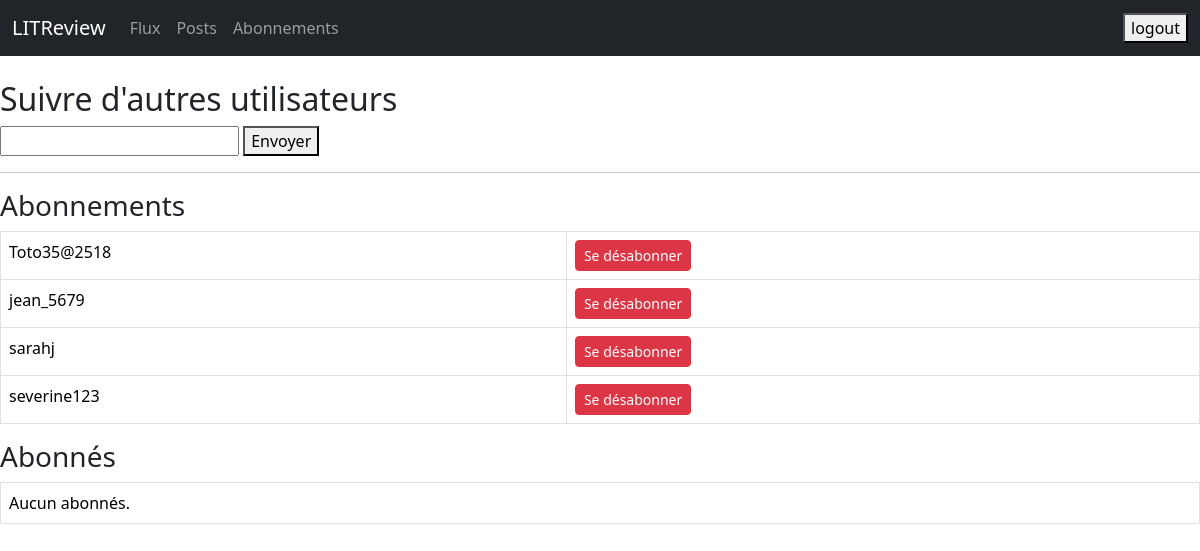
The page /reviews/abonnements/ (signed in) on the database as committed earlier.
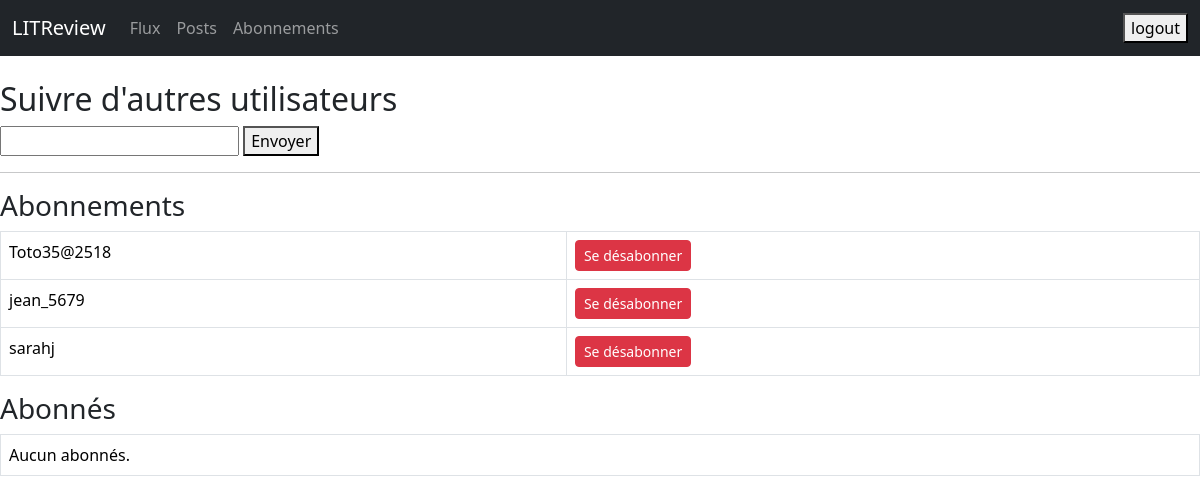
The same page on the database as committed later.
### reviews/models.py (models this page shows)
class UserFollows(models.Model):
    user = models.ForeignKey(
        to=settings.AUTH_USER_MODEL,
        related_name='following',
        on_delete=models.CASCADE
    )
    followed_user = models.ForeignKey(
        to=settings.AUTH_USER_MODEL,
        related_name='followers',
        on_delete=models.CASCADE
    )
    class Meta:
        unique_together = ('user', 'followed_user', )

### reviews/views.py (the view, shortened to what this page needs)
# urls.py: path('abonnements/', views.subscriptions, name='abonnements'),
@login_required
def subscriptions(request):
    message = ""
    abonnements = request.user.following.select_related('followed_user')
    abonnés = request.user.followers.select_related('user')
    return render(request, 'reviews/subscriptions.html', {
        'abonnements': abonnements,
        'abonnes': abonnés,
        'message': message,
    })

### templates/reviews/subscriptions.html (shortened to what this page needs)
<!DOCTYPE html>
<html lang="fr">
<head>
    <link href="https://cdn.jsdelivr.net/npm/bootstrap@5.3.3/dist/css/bootstrap.min.css" rel="stylesheet">
</head>
<body>
<nav class="navbar navbar-expand-lg navbar-dark bg-dark mb-4">
    <div class="container-fluid">
        <a class="navbar-brand" href="{% url 'login' %}">LITReview</a>
        <div class="collapse navbar-collapse">
            <ul class="navbar-nav me-auto">
                <li class="nav-item"><a class="nav-link" href="{% url 'flux' %}">Flux</a></li>
                <li class="nav-item"><a class="nav-link" href="{% url 'posts' %}">Posts</a></li>
                <li class="nav-item"><a class="nav-link" href="{% url 'abonnements' %}">Abonnements</a></li>
            </ul>
            <form method="post" action="{% url 'logout' %}">
                <button type="submit">logout</button>
            </form>
        </div>
    </div>
</nav>
<div class="form-container">
<h2>Suivre d'autres utilisateurs</h2>
    <form method="post">
        <input type="text" name="username" id="username" required>
        <button type="submit">Envoyer</button>
    </form>
    <hr>
    <h3>Abonnements</h3>
    <table class="table table-bordered">
        {% for follow in abonnements %}
        <tr>
            <td>{{ follow.followed_user.username }}</td>
            <td>
                <form method="post" style="display:inline;">
                    <button type="submit" class="btn btn-sm btn-danger">Se désabonner</button>
                </form>
            </td>
        </tr>
        {% empty %}
        <tr><td colspan="2">Aucun abonnement.</td></tr>
        {% endfor %}
    </table>
    <h3>Abonnés</h3>
    <table class="table table-bordered">
        {% for follow in abonnes %}
        <tr>
            <td>{{ follow.followed_user.username }}</td>
            <td>
                <form method="post" style="display:inline;">
                    {% csrf_token %}
                    <input type="hidden" name="unfollow_id" value="{{ follow.followed_user.id }}">
                    <button type="submit" class="btn btn-sm btn-danger">Bloquer</button>
                </form>
            </td>
        </tr>
        {% empty %}
        <tr><td colspan="2">Aucun abonnés.</td></tr>
        {% endfor %}
    </table>
</div>
</body>
</html>

Rows that differ between the two databases and show on the page:
removed UserFollows: followed_user.username "severine123"
